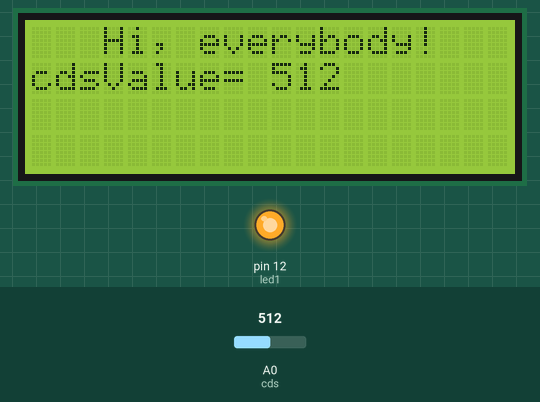
Bench run of a sketch on a simulated Arduino Uno, built with avr-gcc and run on an emulated ATmega328P. Parts: 20×4 character LCD, output pins drawn as LEDs (lit = HIGH). Inputs (shaded band) come from the test bench; at power-on: A0 (cds) = 512. What the sketch prints to the serial monitor is not drawn.

Above: at 1.2 s.
1.3 s: A0 (cds) set to 590
At 2.4 s:
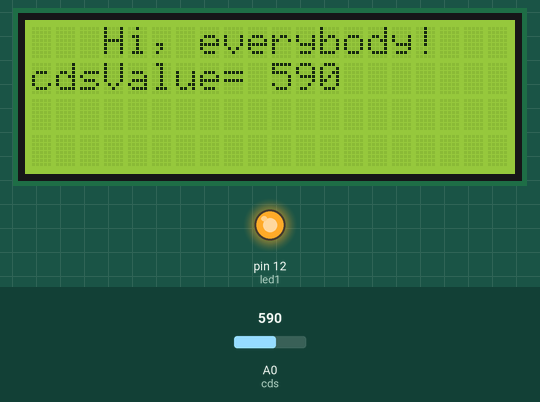
2.8 s: A0 (cds) set to 608
At 3.6 s:
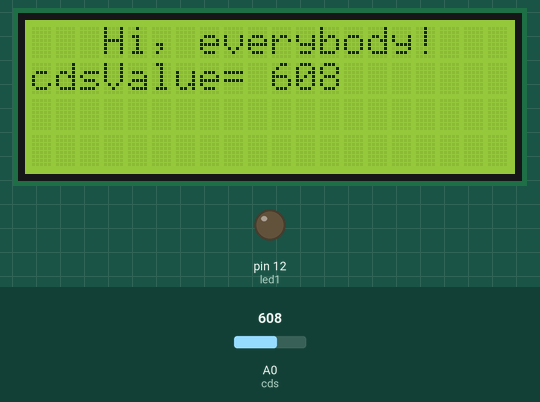
4.3 s: A0 (cds) set to 992
At 4.8 s:
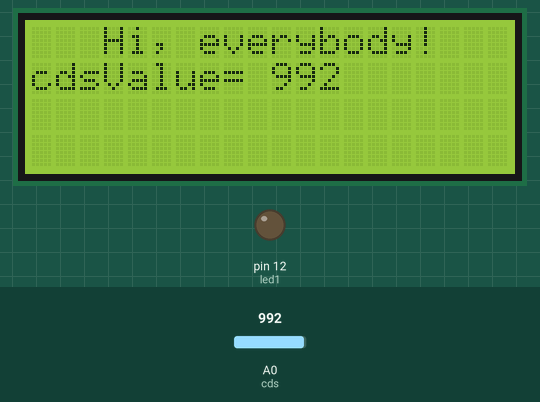
5.8 s: A0 (cds) set to 1016
At 6.1 s:
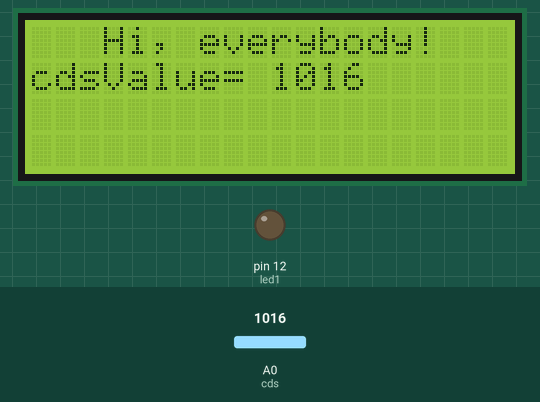
Timing chart, 0 to 8.3 s (numbered marks = the images above; inputs shaded):
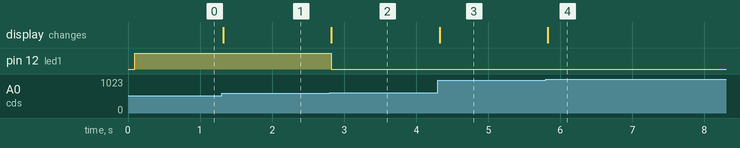

The sketch:

DHT11-LCD1.ino
```cpp
#include <Wire.h>
#include <LiquidCrystal_I2C.h>

LiquidCrystal_I2C lcd(0x27,20,4);

int cds=A0;
int cdsValue= 0;
int led1=12;
void setup()
{
  lcd.init();
  lcd.backlight();
  lcd.setCursor(3,0);
  lcd.print("Hi, everybody!");
  pinMode(led1, OUTPUT);
  Serial.begin(9600);
}

void loop(){
  cdsValue = analogRead(cds);
  Serial.print("sensor = ");
  Serial.println(cdsValue);
  lcd.backlight();
  lcd.setCursor(0, 1);
  lcd.print("cdsValue=");
  lcd.setCursor(10,1);
  lcd.print(cdsValue);

  if (cdsValue>600)
  {
    digitalWrite(led1,LOW);
  }
  else
  {
    digitalWrite(led1,HIGH);
  }
  delay (20);
  }
```

Measured:
- the behaviour switches between 600 and 601 on A0 (cds) (found by bisection; images 1 and 2)
- after the input at 1.3 s, the display: changes at once (image 1)
- after the input at 2.8 s, pin 12 (led1): HIGH → LOW at once; the display: changes at once (image 2)
- after the input at 4.3 s, the display: changes at once (image 3)
- after the input at 5.8 s, the display: changes at once (image 4)
